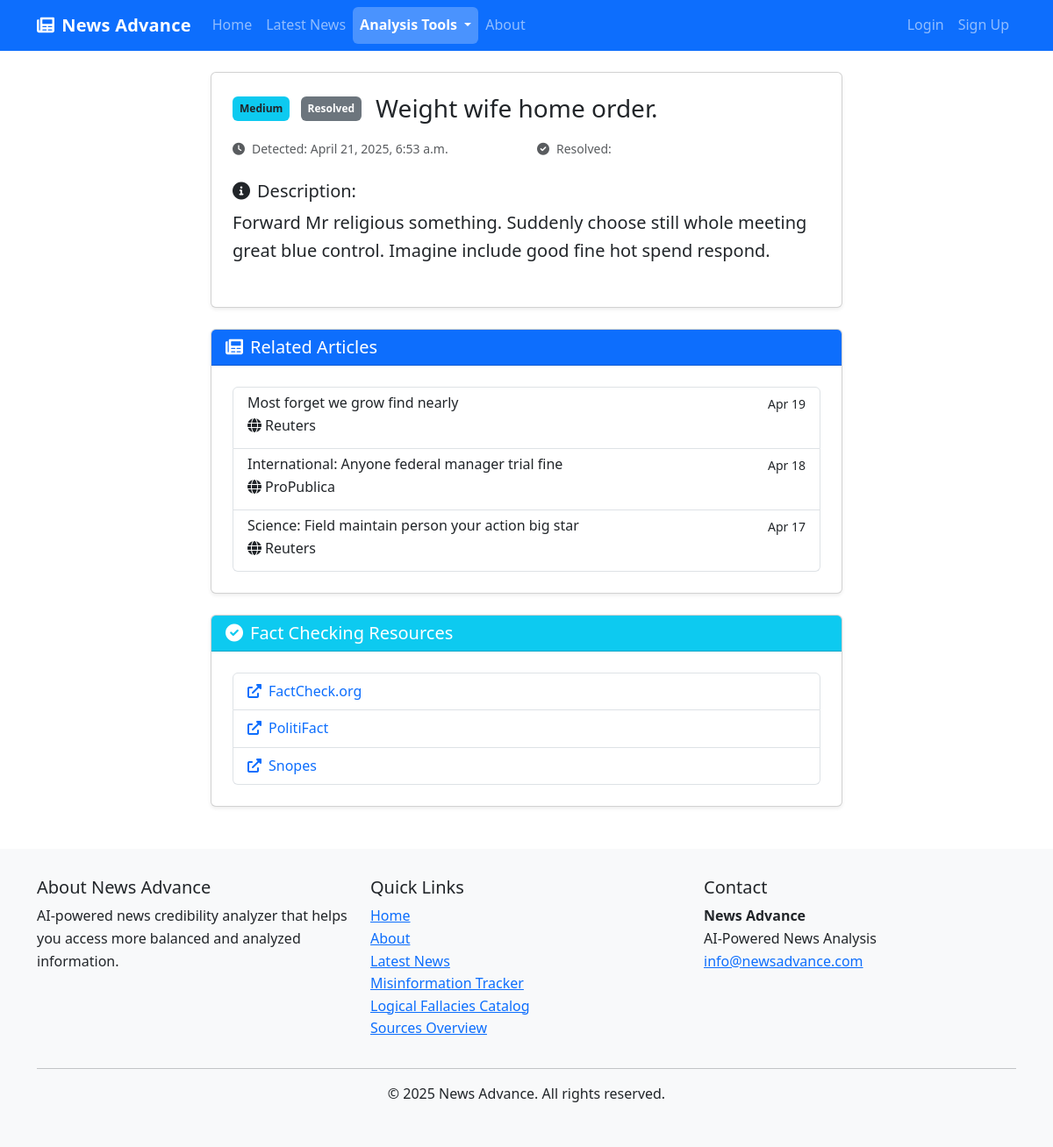
Page /analysis/misinformation/1/details/ on the committed database.
### news_analysis/models.py (models this page shows, shortened)
class MisinformationAlert(models.Model):
    SEVERITY_CHOICES = [
        ('low', 'Low'),
        ('medium', 'Medium'),
        ('high', 'High'),
        ('critical', 'Critical'),
    ]
    title = models.CharField(max_length=255)
    description = models.TextField()
    related_articles = models.ManyToManyField(NewsArticle, related_name='misinformation_alerts')
    severity = models.CharField(max_length=10, choices=SEVERITY_CHOICES, default='medium')
    detected_at = models.DateTimeField(auto_now_add=True)
    is_active = models.BooleanField(default=True)
    resolution_details = models.TextField(blank=True)
    resolved_at = models.DateTimeField(null=True, blank=True)
    class Meta:
        ordering = ['-detected_at']

### news_aggregator/models.py (models this page shows, shortened)
class NewsArticle(models.Model):
    title = models.CharField(max_length=255)
    source = models.ForeignKey(NewsSource, on_delete=models.CASCADE, related_name='articles')
    url = models.URLField(unique=True)
    author = models.CharField(max_length=200, blank=True)
    published_date = models.DateTimeField(default=timezone.now)
    content = models.TextField()
    summary = models.TextField(blank=True)
    image_url = models.URLField(blank=True)
    fetched_at = models.DateTimeField(auto_now_add=True)
    last_updated = models.DateTimeField(auto_now=True)
    political_bias = models.FloatField(
        null=True,
        blank=True,
        help_text='Political bias score from -1 (left) to +1 (right)'
    )
    is_analyzed = models.BooleanField(default=False)
    is_summarized = models.BooleanField(default=False)
    class Meta:
        ordering = ['-published_date']

class NewsSource(models.Model):
    name = models.CharField(max_length=200)
    url = models.URLField(unique=True)
    description = models.TextField(blank=True)
    logo = models.ImageField(upload_to='source_logos/', blank=True, null=True)
    reliability_score = models.FloatField(default=0.0)  # 0-100 score
    political_bias = models.FloatField(
        default=0.0,
        help_text='Average political bias score from -1 (left) to +1 (right)'
    )
    created_at = models.DateTimeField(auto_now_add=True)
    updated_at = models.DateTimeField(auto_now=True)

### news_analysis/views.py (the view)
# urls.py: path('misinformation/<int:alert_id>/details/', views.alert_detail, name='alert_detail'),
def alert_detail(request, alert_id):
    alert = get_object_or_404(MisinformationAlert, pk=alert_id)
    context = {
        'alert': alert,
    }
    return render(request, 'news_analysis/alert_detail.html', context)

### news_analysis/templates/news_analysis/alert_detail.html (shortened to what this page needs)
{% extends 'base.html' %}
{% load static %}
{% block content %}
<div class="container">
    <div class="row">
        <div class="col-lg-8 mx-auto">
            <div class="card shadow-sm mb-4">
                <div class="card-body p-4">
                    <div class="d-flex align-items-center mb-3">
                        <div class="me-3">
                            {% if alert.severity == 'critical' %}
                            <span class="badge bg-danger p-2">Critical</span>
                            {% elif alert.severity == 'high' %}
                            <span class="badge bg-warning text-dark p-2">High</span>
                            {% elif alert.severity == 'medium' %}
                            <span class="badge bg-info text-dark p-2">Medium</span>
                            {% else %}
                            <span class="badge bg-success p-2">Low</span>
                            {% endif %}
                            {% if not alert.is_active %}
                            <span class="badge bg-secondary ms-2 p-2">Resolved</span>
                            {% endif %}
                        </div>
                        <h3 class="mb-0">{{ alert.title }}</h3>
                    </div>
                    <div class="row mb-4">
                        <div class="col-md-6">
                            <small class="text-muted"><i class="fas fa-clock me-2"></i>Detected: {{ alert.detected_at|date:"F j, Y, g:i a" }}</small>
                        </div>
                        {% if not alert.is_active %}
                        <div class="col-md-6">
                            <small class="text-muted"><i class="fas fa-check-circle me-2"></i>Resolved: {{ alert.resolved_at|date:"F j, Y, g:i a" }}</small>
                        </div>
                        {% endif %}
                    </div>
                    <div class="mb-4">
                        <h5><i class="fas fa-info-circle me-2"></i>Description:</h5>
                        <p class="lead">{{ alert.description }}</p>
                    </div>
                </div>
            </div>
            <div class="card shadow-sm mb-4">
                <div class="card-header bg-primary text-white">
                    <h5 class="mb-0"><i class="fas fa-newspaper me-2"></i>Related Articles</h5>
                </div>
                <div class="card-body p-4">
                    {% if alert.related_articles.all %}
                    <div class="list-group">
                        {% for article in alert.related_articles.all %}
                        <a href="{% url 'news_aggregator:article_detail' article.id %}" class="list-group-item list-group-item-action">
                            <div class="d-flex w-100 justify-content-between">
                                <h6 class="mb-1">{{ article.title }}</h6>
                                <small>{{ article.published_date|date:"M j" }}</small>
                            </div>
                            <p class="mb-1"><i class="fas fa-globe me-1"></i>{{ article.source.name }}</p>
                        </a>
                        {% endfor %}
                    </div>
                    {% else %}
                    <p class="text-muted"><i class="fas fa-info-circle me-2"></i>No related articles available</p>
                    {% endif %}
                </div>
            </div>
            <div class="card shadow-sm">
                <div class="card-header bg-info text-white">
                    <h5 class="mb-0"><i class="fas fa-check-circle me-2"></i>Fact Checking Resources</h5>
                </div>
                <div class="card-body p-4">
                    <ul class="list-group">
                        <li class="list-group-item">
                            <a href="https://www.factcheck.org" target="_blank" class="text-decoration-none">
                                <i class="fas fa-external-link-alt me-2"></i>FactCheck.org
                            </a>
                        </li>
                        <li class="list-group-item">
                            <a href="https://www.politifact.com" target="_blank" class="text-decoration-none">
                                <i class="fas fa-external-link-alt me-2"></i>PolitiFact
                            </a>
                        </li>
                        <li class="list-group-item">
                            <a href="https://www.snopes.com" target="_blank" class="text-decoration-none">
                                <i class="fas fa-external-link-alt me-2"></i>Snopes
                            </a>
                        </li>
                    </ul>
                </div>
            </div>
        </div>
    </div>
</div>
{% endblock %}

### static/css/site.css (style rules this page uses)
body { font-family: 'Segoe UI', Tahoma, Geneva, Verdana, sans-serif; line-height: 1.6; }

### rows in the picture
MisinformationAlert: title "Weight wife home order.", detected_at "April 21, 2025, 6:53 a.m.", description "Forward Mr religious something. Suddenly choose still whole meeting great blue control. Imagine include good fine hot spend respond."
NewsArticle: title "Most forget we grow find nearly", published_date "Apr 19", source.name "Reuters"
NewsArticle: title "International: Anyone federal manager trial fine", published_date "Apr 18", source.name "ProPublica"
NewsArticle: title "Science: Field maintain person your action big star", published_date "Apr 17", source.name "Reuters"
